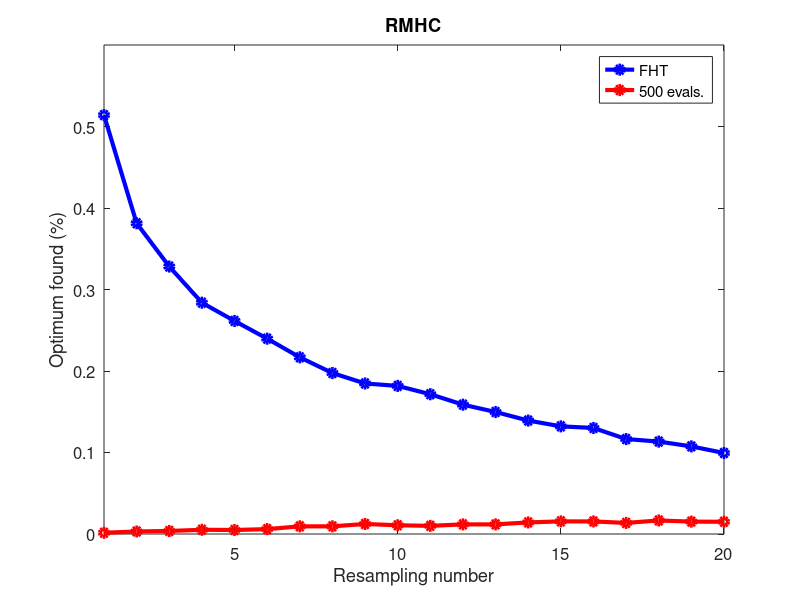
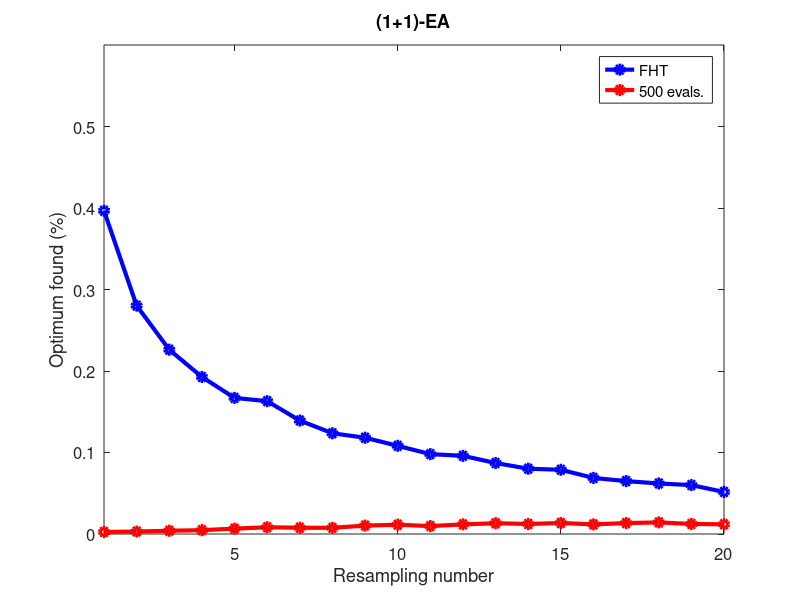
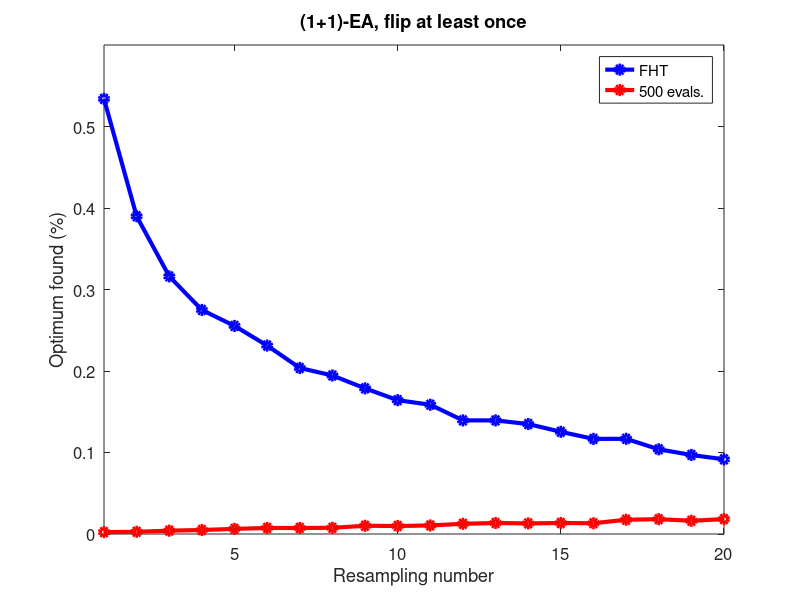

The MATLAB script that drew these images, in order:
%%% RMHC
figure
nfht=load('dataSimon/rmhc_fd10T500.dat');
fht=load('dataSimon/rmhc_fd10FHT.dat');
plot(fht(:,2)/10000,'bo-','LineWidth',3);
hold on
plot(nfht(:,2)/10000,'ro-','LineWidth',3);
xlabel('Resampling number','FontSize',14);
ylabel('Optimum found (%)','FontSize',14);
legend('FHT','500 evals.')
title('RMHC','FontSize',14);
set(gca,'FontSize',12);
axis([1 20 0 0.6]);
print('pix/nbFindOpt_rmhc','-dpng')
%%%
figure
nfht=load('dataSimon/opo_nfd10T500.dat');
fht=load('dataSimon/opo_nfd10FHT.dat');
plot(fht(:,2)/10000,'bo-','LineWidth',3);
hold on
plot(nfht(:,2)/10000,'ro-','LineWidth',3);
xlabel('Resampling number','FontSize',14);
ylabel('Optimum found (%)','FontSize',14);
legend('FHT','500 evals.')
title('(1+1)-EA','FontSize',14);
set(gca,'FontSize',12);
axis([1 20 0 0.6]);
print('pix/nbFindOpt_opo','-dpng')
%%%
figure
nfht=load('dataSimon/opo_fd10T500.dat');
fht=load('dataSimon/opo_fd10FHT.dat');
plot(fht(:,2)/10000,'bo-','LineWidth',3);
hold on
plot(nfht(:,2)/10000,'ro-','LineWidth',3);
xlabel('Resampling number','FontSize',14);
ylabel('Optimum found (%)','FontSize',14);
legend('FHT','500 evals.')
title('(1+1)-EA, flip at least once','FontSize',14);
set(gca,'FontSize',12);
axis([1 20 0 0.6]);
print('pix/nbFindOpt_opoflip','-dpng')